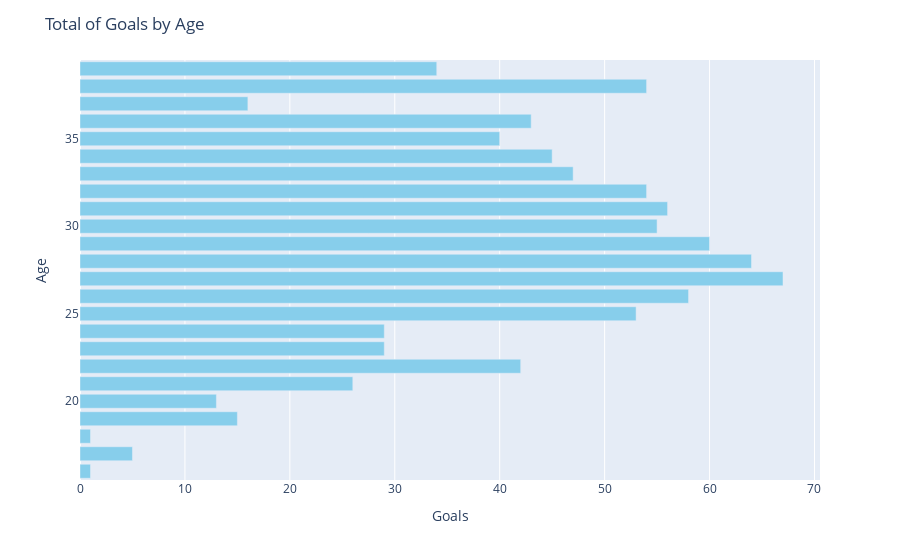

The notebook cell saved with this chart:
### Markdown cell above
Se realizarán gráficos para saber cuáles nos pueden servir para un dashboard

### Code cell
#agrupamos los datos por columnas 
df_agrupado = df.groupby('Age')['Goal'].sum().reset_index()

fig = px.bar(df_agrupado, y='Age', x='Goal', orientation='h')
fig.update_traces(marker_color='Skyblue')

#personalizamos el gráfico 
fig.update_layout(
    title = 'Total of Goals by Age',
    xaxis_title = 'Goals',
    yaxis_title = 'Age',
   # yaxis = dict(autorange='reversed'), #invertimos el eje y para que las barras salgan en orden descendente
    showlegend = False, #no mostrar la leyenda
    barmode = 'group', #agrupamos las barras
    bargap = 0.2
)
#mostramos el gráfico
fig.show()

### Figure 1 — Plotly figure (JSON) as saved in the notebook; plotly's stock layout.template omitted (floating-point values rounded to 4 significant figures)
{"data": [{"alignmentgroup": "True", "hovertemplate": "Goal=%{x}<br>Age=%{y}<extra></extra>", "legendgroup": "", "marker": {"color": "Skyblue", "pattern": {"shape": ""}}, "name": "", "offsetgroup": "", "orientation": "h", "showlegend": false, "textposition": "auto", "type": "bar", "x": [1, 5, 1, 15, 13, 26, 42, 29, 29, 53, 58, 67, 64, 60, 55, 56, 54, 47, 45, 40, 43, 16, 54, 34], "xaxis": "x", "y": [16, 17, 18, 19, 20, 21, 22, 23, 24, 25, 26, 27, 28, 29, 30, 31, 32, 33, 34, 35, 36, 37, 38, 39], "yaxis": "y"}], "layout": {"bargap": 0.2, "barmode": "group", "legend": {"tracegroupgap": 0}, "margin": {"t": 60}, "showlegend": false, "title": {"text": "Total of Goals by Age"}, "xaxis": {"anchor": "y", "domain": [0, 1], "title": {"text": "Goals"}}, "yaxis": {"anchor": "x", "domain": [0, 1], "title": {"text": "Age"}}}}
